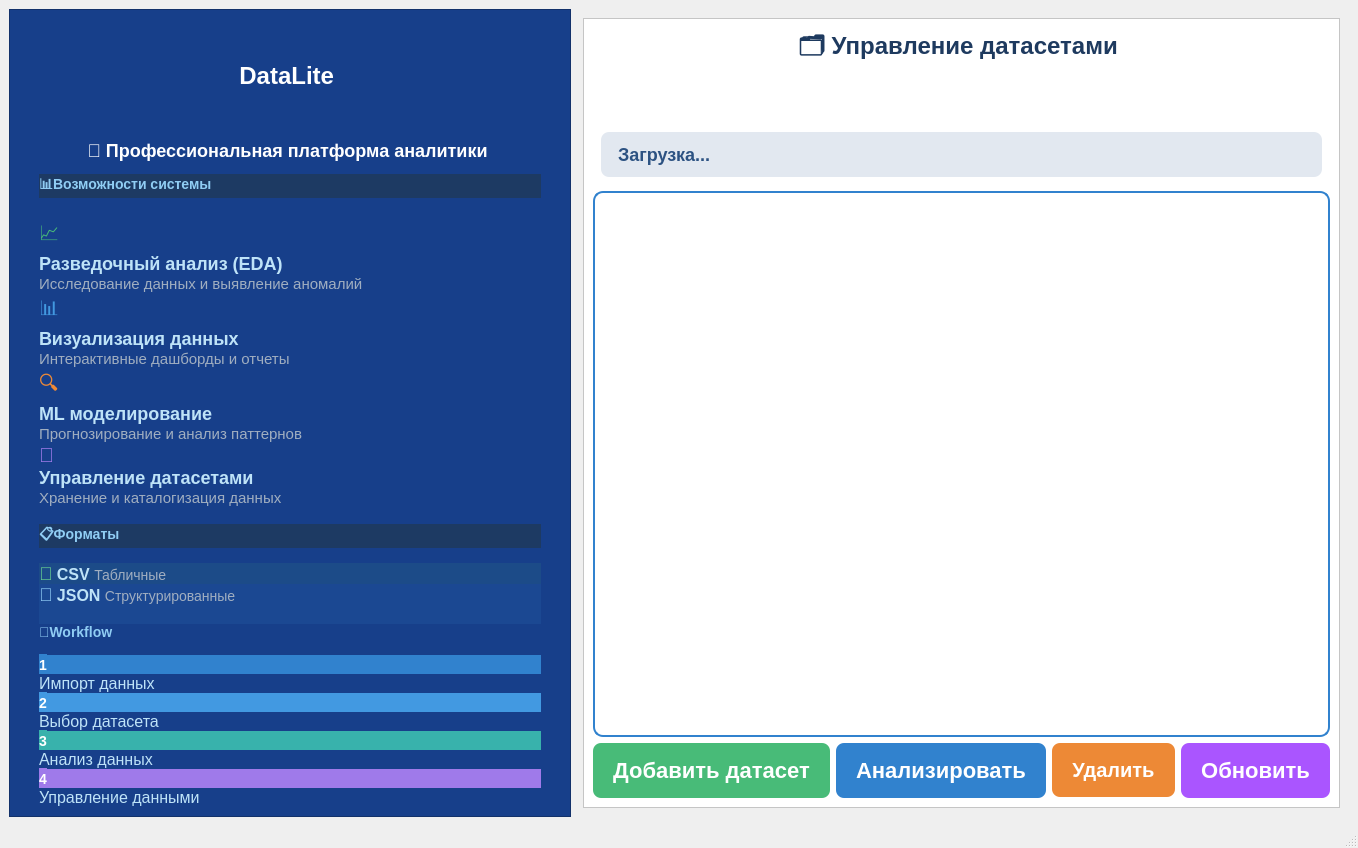
<?xml version="1.0" encoding="UTF-8"?>
<ui version="4.0">
 <class>Platform</class>
 <widget class="QMainWindow" name="Platform">
  <property name="geometry">
   <rect>
    <x>0</x>
    <y>0</y>
    <width>1358</width>
    <height>848</height>
   </rect>
  </property>
  <property name="windowTitle">
   <string>DataLite</string>
  </property>
  <property name="windowIcon">
   <iconset>
    <normaloff>./resource/icon.png</normaloff>./resource/icon.png</iconset>
  </property>
  <widget class="QWidget" name="centralwidget">
   <layout class="QHBoxLayout" name="horizontalLayout" stretch="1,1">
    <property name="spacing">
     <number>3</number>
    </property>
    <item>
     <widget class="QFrame" name="left_panel">
      <property name="sizePolicy">
       <sizepolicy hsizetype="Expanding" vsizetype="Expanding">
        <horstretch>1</horstretch>
        <verstretch>0</verstretch>
       </sizepolicy>
      </property>
      <property name="palette">
       <palette>
        <active>
         <colorrole role="Button">
          <brush brushstyle="SolidPattern">
           <color alpha="255">
            <red>23</red>
            <green>63</green>
            <blue>138</blue>
           </color>
          </brush>
         </colorrole>
         <colorrole role="Base">
          <brush brushstyle="SolidPattern">
           <color alpha="255">
            <red>23</red>
            <green>63</green>
            <blue>138</blue>
           </color>
          </brush>
         </colorrole>
         <colorrole role="Window">
          <brush brushstyle="SolidPattern">
           <color alpha="255">
            <red>23</red>
            <green>63</green>
            <blue>138</blue>
           </color>
          </brush>
         </colorrole>
        </active>
        <inactive>
         <colorrole role="Button">
          <brush brushstyle="SolidPattern">
           <color alpha="255">
            <red>23</red>
            <green>63</green>
            <blue>138</blue>
           </color>
          </brush>
         </colorrole>
         <colorrole role="Base">
          <brush brushstyle="SolidPattern">
           <color alpha="255">
            <red>23</red>
            <green>63</green>
            <blue>138</blue>
           </color>
          </brush>
         </colorrole>
         <colorrole role="Window">
          <brush brushstyle="SolidPattern">
           <color alpha="255">
            <red>23</red>
            <green>63</green>
            <blue>138</blue>
           </color>
          </brush>
         </colorrole>
        </inactive>
        <disabled>
         <colorrole role="Button">
          <brush brushstyle="SolidPattern">
           <color alpha="255">
            <red>23</red>
            <green>63</green>
            <blue>138</blue>
           </color>
          </brush>
         </colorrole>
         <colorrole role="Base">
          <brush brushstyle="SolidPattern">
           <color alpha="255">
            <red>23</red>
            <green>63</green>
            <blue>138</blue>
           </color>
          </brush>
         </colorrole>
         <colorrole role="Window">
          <brush brushstyle="SolidPattern">
           <color alpha="255">
            <red>23</red>
            <green>63</green>
            <blue>138</blue>
           </color>
          </brush>
         </colorrole>
        </disabled>
       </palette>
      </property>
      <property name="autoFillBackground">
       <bool>false</bool>
      </property>
      <property name="styleSheet">
       <string notr="true">QFrame {
background-color: #173F8A;
}</string>
      </property>
      <property name="frameShape">
       <enum>QFrame::StyledPanel</enum>
      </property>
      <property name="frameShadow">
       <enum>QFrame::Raised</enum>
      </property>
      <layout class="QVBoxLayout" name="verticalLayout" stretch="0,0">
       <item>
        <widget class="QLabel" name="label">
         <property name="sizePolicy">
          <sizepolicy hsizetype="Preferred" vsizetype="Minimum">
           <horstretch>0</horstretch>
           <verstretch>0</verstretch>
          </sizepolicy>
         </property>
         <property name="text">
          <string>&lt;h1 style='color: #ffffff; font-size: 28px;'&gt; &lt;b&gt; DataLite &lt;b&gt; &lt;/h1&gt;</string>
         </property>
         <property name="alignment">
          <set>Qt::AlignCenter</set>
         </property>
        </widget>
       </item>
       <item>
        <widget class="QLabel" name="label_2">
         <property name="text">
          <string>&lt;div style='color: #ffffff; font-size: 16px; line-height: 1.6; margin: 20px; font-family: &quot;Segoe UI&quot;, Arial, sans-serif;'&gt;
    &lt;!-- Заголовок --&gt;
    &lt;div style=&quot;background: linear-gradient(135deg, #667eea 0%, #764ba2 100%); padding: 20px; border-radius: 12px; margin-bottom: 25px;&quot;&gt;
        &lt;h2 style=&quot;color: #ffffff; font-size: 24px; font-weight: 600; margin: 0; text-align: center;&quot;&gt;
            🚀 Профессиональная платформа аналитики
        &lt;/h2&gt;
    &lt;/div&gt;

    &lt;!-- Возможности системы --&gt;
    &lt;div style=&quot;background: rgba(30, 58, 95, 0.9); padding: 25px; border-radius: 12px; margin-bottom: 20px; border-left: 5px solid #3182ce;&quot;&gt;
        &lt;h3 style=&quot;color: #90cdf4; font-size: 20px; font-weight: 600; margin: 0 0 20px 0; display: flex; align-items: center;&quot;&gt;
            &lt;span style=&quot;margin-right: 10px;&quot;&gt;📊&lt;/span&gt;Возможности системы
        &lt;/h3&gt;

        &lt;div style=&quot;display: grid; gap: 15px;&quot;&gt;
            &lt;div style=&quot;display: flex; align-items: flex-start; gap: 15px;&quot;&gt;
                &lt;span style=&quot;color: #48bb78; font-size: 20px;&quot;&gt;📈&lt;/span&gt;
                &lt;div&gt;
                    &lt;div style=&quot;color: #bee3f8; font-weight: 600; font-size: 18px;&quot;&gt;Разведочный анализ (EDA)&lt;/div&gt;
                    &lt;div style=&quot;color: #a0aec0; font-size: 15px;&quot;&gt;Исследование данных и выявление аномалий&lt;/div&gt;
                &lt;/div&gt;
            &lt;/div&gt;

            &lt;div style=&quot;display: flex; align-items: flex-start; gap: 15px;&quot;&gt;
                &lt;span style=&quot;color: #4299e1; font-size: 20px;&quot;&gt;📊&lt;/span&gt;
                &lt;div&gt;
                    &lt;div style=&quot;color: #bee3f8; font-weight: 600; font-size: 18px;&quot;&gt;Визуализация данных&lt;/div&gt;
                    &lt;div style=&quot;color: #a0aec0; font-size: 15px;&quot;&gt;Интерактивные дашборды и отчеты&lt;/div&gt;
                &lt;/div&gt;
            &lt;/div&gt;

            &lt;div style=&quot;display: flex; align-items: flex-start; gap: 15px;&quot;&gt;
                &lt;span style=&quot;color: #ed8936; font-size: 20px;&quot;&gt;🔍&lt;/span&gt;
                &lt;div&gt;
                    &lt;div style=&quot;color: #bee3f8; font-weight: 600; font-size: 18px;&quot;&gt;ML моделирование&lt;/div&gt;
                    &lt;div style=&quot;color: #a0aec0; font-size: 15px;&quot;&gt;Прогнозирование и анализ паттернов&lt;/div&gt;
                &lt;/div&gt;
            &lt;/div&gt;

            &lt;div style=&quot;display: flex; align-items: flex-start; gap: 15px;&quot;&gt;
                &lt;span style=&quot;color: #9f7aea; font-size: 20px;&quot;&gt;📁&lt;/span&gt;
                &lt;div&gt;
                    &lt;div style=&quot;color: #bee3f8; font-weight: 600; font-size: 18px;&quot;&gt;Управление датасетами&lt;/div&gt;
                    &lt;div style=&quot;color: #a0aec0; font-size: 15px;&quot;&gt;Хранение и каталогизация данных&lt;/div&gt;
                &lt;/div&gt;
            &lt;/div&gt;
        &lt;/div&gt;
    &lt;/div&gt;
	&lt;br&gt;
    &lt;!-- Форматы и Workflow в одной строке --&gt;
    &lt;div style=&quot;display: grid; grid-template-columns: 1fr 1fr; gap: 20px; margin-bottom: 20px;&quot;&gt;
        &lt;!-- Поддерживаемые форматы --&gt;
        &lt;div style=&quot;background: rgba(30, 58, 95, 0.9); padding: 20px; border-radius: 12px; border-left: 5px solid #48bb78;&quot;&gt;
            &lt;h3 style=&quot;color: #90cdf4; font-size: 20px; font-weight: 600; margin: 0 0 15px 0; display: flex; align-items: center;&quot;&gt;
                &lt;span style=&quot;margin-right: 10px;&quot;&gt;📋&lt;/span&gt;Форматы
            &lt;/h3&gt;

            &lt;div style=&quot;display: flex; flex-direction: column; gap: 12px;&quot;&gt;
                &lt;div style=&quot;display: flex; align-items: center; gap: 12px; padding: 12px; background: rgba(72, 187, 120, 0.1); border-radius: 8px;&quot;&gt;
                    &lt;span style=&quot;color: #68d391; font-size: 18px;&quot;&gt;📄&lt;/span&gt;
                    &lt;span style=&quot;color: #bee3f8; font-weight: 600; font-size: 16px;&quot;&gt;CSV&lt;/span&gt;
                    &lt;span style=&quot;color: #a0aec0; font-size: 14px; margin-left: auto;&quot;&gt;Табличные&lt;/span&gt;
                &lt;/div&gt;

                &lt;div style=&quot;display: flex; align-items: center; gap: 12px; padding: 12px; background: rgba(66, 153, 225, 0.1); border-radius: 8px;&quot;&gt;
                    &lt;span style=&quot;color: #90cdf4; font-size: 18px;&quot;&gt;📑&lt;/span&gt;
                    &lt;span style=&quot;color: #bee3f8; font-weight: 600; font-size: 16px;&quot;&gt;JSON&lt;/span&gt;
                    &lt;span style=&quot;color: #a0aec0; font-size: 14px; margin-left: auto;&quot;&gt;Структурированные&lt;/span&gt;
                &lt;/div&gt;
            &lt;/div&gt;
        &lt;/div&gt;
	&lt;br&gt;

        &lt;!-- Workflow --&gt;
        &lt;div style=&quot;background: linear-gradient(135deg, #2c5282 0%, #1a365d 100%); padding: 20px; border-radius: 12px;&quot;&gt;
            &lt;h3 style=&quot;color: #90cdf4; font-size: 20px; font-weight: 600; margin: 0 0 15px 0; display: flex; align-items: center;&quot;&gt;
                &lt;span style=&quot;margin-right: 10px;&quot;&gt;💡&lt;/span&gt;Workflow
            &lt;/h3&gt;

            &lt;div style=&quot;display: flex; flex-direction: column; gap: 12px;&quot;&gt;
                &lt;div style=&quot;display: flex; align-items: center; gap: 12px;&quot;&gt;
                    &lt;div style=&quot;width: 28px; height: 28px; background: #3182ce; border-radius: 50%; display: flex; align-items: center; justify-content: center; font-weight: bold; color: white; font-size: 14px;&quot;&gt;1&lt;/div&gt;
                    &lt;div style=&quot;color: #bee3f8; font-size: 16px;&quot;&gt;Импорт данных&lt;/div&gt;
                &lt;/div&gt;

                &lt;div style=&quot;display: flex; align-items: center; gap: 12px;&quot;&gt;
                    &lt;div style=&quot;width: 28px; height: 28px; background: #4299e1; border-radius: 50%; display: flex; align-items: center; justify-content: center; font-weight: bold; color: white; font-size: 14px;&quot;&gt;2&lt;/div&gt;
                    &lt;div style=&quot;color: #bee3f8; font-size: 16px;&quot;&gt;Выбор датасета&lt;/div&gt;
                &lt;/div&gt;

                &lt;div style=&quot;display: flex; align-items: center; gap: 12px;&quot;&gt;
                    &lt;div style=&quot;width: 28px; height: 28px; background: #38b2ac; border-radius: 50%; display: flex; align-items: center; justify-content: center; font-weight: bold; color: white; font-size: 14px;&quot;&gt;3&lt;/div&gt;
                    &lt;div style=&quot;color: #bee3f8; font-size: 16px;&quot;&gt;Анализ данных&lt;/div&gt;
                &lt;/div&gt;

                &lt;div style=&quot;display: flex; align-items: center; gap: 12px;&quot;&gt;
                    &lt;div style=&quot;width: 28px; height: 28px; background: #9f7aea; border-radius: 50%; display: flex; align-items: center; justify-content: center; font-weight: bold; color: white; font-size: 14px;&quot;&gt;4&lt;/div&gt;
                    &lt;div style=&quot;color: #bee3f8; font-size: 16px;&quot;&gt;Управление данными&lt;/div&gt;
                &lt;/div&gt;
            &lt;/div&gt;
        &lt;/div&gt;
    &lt;/div&gt;
&lt;/div&gt;</string>
         </property>
        </widget>
       </item>
      </layout>
     </widget>
    </item>
    <item>
     <widget class="QStackedWidget" name="stackedWidget">
      <property name="currentIndex">
       <number>0</number>
      </property>
      <widget class="QWidget" name="main_page">
       <layout class="QVBoxLayout" name="verticalLayout_3">
        <item>
         <widget class="QFrame" name="right_panel">
          <property name="sizePolicy">
           <sizepolicy hsizetype="Expanding" vsizetype="Expanding">
            <horstretch>1</horstretch>
            <verstretch>0</verstretch>
           </sizepolicy>
          </property>
          <property name="autoFillBackground">
           <bool>false</bool>
          </property>
          <property name="styleSheet">
           <string notr="true">QFrame {
background-color: #ffffff;
}</string>
          </property>
          <property name="frameShape">
           <enum>QFrame::StyledPanel</enum>
          </property>
          <property name="frameShadow">
           <enum>QFrame::Raised</enum>
          </property>
          <layout class="QVBoxLayout" name="verticalLayout_2">
           <item>
            <widget class="QLabel" name="label_3">
             <property name="text">
              <string>&lt;h1 style='color: #1e3a5f; margin: 20px; font-size: 32px;'&gt; 🗂️ Управление датасетами &lt;h1&gt;</string>
             </property>
             <property name="alignment">
              <set>Qt::AlignCenter</set>
             </property>
            </widget>
           </item>
           <item>
            <widget class="QLabel" name="stats_label">
             <property name="styleSheet">
              <string notr="true">color: #2c5282;
font-size: 18px;
margin: 8px;
padding: 12px;
background-color: #e2e8f0;
border-radius: 8px;
font-weight: bold;</string>
             </property>
             <property name="text">
              <string>Загрузка...</string>
             </property>
            </widget>
           </item>
           <item>
            <widget class="QListWidget" name="file_list">
             <property name="styleSheet">
              <string notr="true">QListWidget {
                background-color: white;
                color: #1a202c;
                border: 2px solid #3182ce;
                border-radius: 10px;
                font-size: 16px;
                font-family: &quot;Segoe UI&quot;, Arial, sans-serif;
            }
 QListWidget::item {
                padding: 15px;
                border-bottom: 2px solid #e2e8f0;
                font-size: 15px;
            }
QListWidget::item:selected {
                background-color: #3182ce;
                color: white;
                border-radius: 8px;
                font-weight: bold;
            }</string>
             </property>
            </widget>
           </item>
           <item>
            <layout class="QHBoxLayout" name="horizontalLayout_2">
             <item>
              <widget class="QPushButton" name="add_button">
               <property name="styleSheet">
                <string notr="true">QPushButton {
                    background-color: #48bb78;
                    color: white;
                    border: none;
                    padding: 15px 20px;
                    border-radius: 8px;
                    font-weight: bold;
                    font-size: 22px;
                }
QPushButton:hover {
                    background-color: #3c9e65;
                }
QPushButton:pressed {
                    background-color: #286a43;
                }
QPushButton:disabled {
    background: #a0aec0;
    color: #e2e8f0;
}</string>
               </property>
               <property name="text">
                <string>Добавить датасет</string>
               </property>
              </widget>
             </item>
             <item>
              <widget class="QPushButton" name="open_button">
               <property name="styleSheet">
                <string notr="true">QPushButton {
                    background-color: #3182ce;
                    color: white;
                    border: none;
                    padding: 15px 20px;
                    border-radius: 8px;
                    font-weight: bold;
                    font-size: 22px;
                }
QPushButton:hover {
                    background-color: rgb(37, 100, 159);
                }
QPushButton:pressed {
                    background-color: rgb(25, 68, 109);
                }
QPushButton:disabled {
    background: #a0aec0;
    color: #e2e8f0;
}</string>
               </property>
               <property name="text">
                <string>Анализировать</string>
               </property>
              </widget>
             </item>
             <item>
              <widget class="QPushButton" name="delete_button">
               <property name="styleSheet">
                <string notr="true">QPushButton {
                    background-color: #ed8936;
                    color: white;
                    border: none;
                    padding: 15px 20px;
                    border-radius: 8px;
                    font-weight: bold;
                    font-size: 20px;
                }
QPushButton:hover {
                    background-color: rgb(195, 112, 44);
                }
QPushButton:pressed {
                    background-color: rgb(176, 101, 40);
                }
QPushButton:disabled {
    background: #a0aec0;
    color: #e2e8f0;
}</string>
               </property>
               <property name="text">
                <string>Удалить</string>
               </property>
              </widget>
             </item>
             <item>
              <widget class="QPushButton" name="update_button">
               <property name="styleSheet">
                <string notr="true">QPushButton {
                    background-color: rgb(170, 85, 255);
                    color: white;
                    border: none;
                    padding: 15px 20px;
                    border-radius: 8px;
                    font-weight: bold;
                    font-size: 22px;
                }
QPushButton:hover {
                    background-color: rgb(121, 0, 182);
                }
QPushButton:pressed {
                    background-color: rgb(117, 0, 176);
                }
QPushButton:disabled {
    background: #a0aec0;
    color: #e2e8f0;
}</string>
               </property>
               <property name="text">
                <string>Обновить</string>
               </property>
              </widget>
             </item>
            </layout>
           </item>
          </layout>
         </widget>
        </item>
       </layout>
      </widget>
      <widget class="QWidget" name="analysis_page">
       <layout class="QVBoxLayout" name="verticalLayout_4">
        <item>
         <widget class="QFrame" name="frame">
          <property name="sizePolicy">
           <sizepolicy hsizetype="Expanding" vsizetype="Expanding">
            <horstretch>0</horstretch>
            <verstretch>0</verstretch>
           </sizepolicy>
          </property>
          <property name="styleSheet">
           <string notr="true">QFrame {
    background-color: #ffffff;
    border-radius: 12px;
}</string>
          </property>
          <property name="frameShape">
           <enum>QFrame::StyledPanel</enum>
          </property>
          <property name="frameShadow">
           <enum>QFrame::Raised</enum>
          </property>
          <layout class="QVBoxLayout" name="verticalLayout_5">
           <item>
            <widget class="QLabel" name="label_4">
             <property name="text">
              <string>&lt;h1 style='color: #1e3a5f; margin: 20px; text-align: center; font-size: 26px;'&gt; 🔧 Инструменты анализа &lt;/h1&gt;</string>
             </property>
             <property name="alignment">
              <set>Qt::AlignCenter</set>
             </property>
            </widget>
           </item>
           <item>
            <layout class="QGridLayout" name="gridLayout">
             <item row="0" column="0">
              <widget class="QPushButton" name="preprocessing_button">
               <property name="enabled">
                <bool>true</bool>
               </property>
               <property name="minimumSize">
                <size>
                 <width>250</width>
                 <height>140</height>
                </size>
               </property>
               <property name="styleSheet">
                <string notr="true">QPushButton {
    background: qlineargradient(x1: 0, y1: 0, x2: 0, y2: 1,
                                stop: 0 #4CAF50, stop: 1 #45a049);
    color: white;
    border: none;
    border-radius: 18px;
    font-weight: bold;
    font-size: 24px;
    padding: 25px;
}
QPushButton:hover {
    background: qlineargradient(x1: 0, y1: 0, x2: 0, y2: 1,
                                stop: 0 #45a049, stop: 1 #3d8b40);
}
QPushButton:pressed {
    background: qlineargradient(x1: 0, y1: 0, x2: 0, y2: 1,
                                stop: 0 #3d8b40, stop: 1 #357c38);
}
QPushButton:disabled {
    background: #a0aec0;
    color: #e2e8f0;
}</string>
               </property>
               <property name="text">
                <string> Предобработка данных</string>
               </property>
              </widget>
             </item>
             <item row="0" column="1">
              <widget class="QPushButton" name="visualization_button">
               <property name="minimumSize">
                <size>
                 <width>250</width>
                 <height>140</height>
                </size>
               </property>
               <property name="styleSheet">
                <string notr="true">QPushButton {
    background: qlineargradient(x1: 0, y1: 0, x2: 0, y2: 1,
                                stop: 0 #2196F3, stop: 1 #1976D2);
    color: white;
    border: none;
    border-radius: 18px;
    font-weight: bold;
    font-size: 24px;
    padding: 25px;
}
QPushButton:hover {
    background: qlineargradient(x1: 0, y1: 0, x2: 0, y2: 1,
                                stop: 0 #1976D2, stop: 1 #1565C0);
}
QPushButton:pressed {
    background: qlineargradient(x1: 0, y1: 0, x2: 0, y2: 1,
                                stop: 0 #1565C0, stop: 1 #0D47A1);
}
QPushButton:disabled {
    background: #a0aec0;
    color: #e2e8f0;
}</string>
               </property>
               <property name="text">
                <string> Визуализация</string>
               </property>
              </widget>
             </item>
             <item row="1" column="0">
              <widget class="QPushButton" name="modeling_button">
               <property name="minimumSize">
                <size>
                 <width>250</width>
                 <height>140</height>
                </size>
               </property>
               <property name="styleSheet">
                <string notr="true">QPushButton {
    background: qlineargradient(x1: 0, y1: 0, x2: 0, y2: 1,
                                stop: 0 #FF9800, stop: 1 #F57C00);
    color: white;
    border: none;
    border-radius: 18px;
    font-weight: bold;
    font-size: 24px;
    padding: 25px;
}
QPushButton:hover {
    background: qlineargradient(x1: 0, y1: 0, x2: 0, y2: 1,
                                stop: 0 #F57C00, stop: 1 #EF6C00);
}
QPushButton:pressed {
    background: qlineargradient(x1: 0, y1: 0, x2: 0, y2: 1,
                                stop: 0 #EF6C00, stop: 1 #E65100);
}
QPushButton:disabled {
    background: #a0aec0;
    color: #e2e8f0;
}</string>
               </property>
               <property name="text">
                <string>Моделирование</string>
               </property>
              </widget>
             </item>
             <item row="1" column="1">
              <widget class="QPushButton" name="back_button">
               <property name="minimumSize">
                <size>
                 <width>250</width>
                 <height>140</height>
                </size>
               </property>
               <property name="styleSheet">
                <string notr="true">QPushButton {
    background: qlineargradient(x1: 0, y1: 0, x2: 0, y2: 1,
                                stop: 0 #9C27B0, stop: 1 #7B1FA2);
    color: white;
    border: none;
    border-radius: 18px;
    font-weight: bold;
    font-size: 24px;
    padding: 25px;
}
QPushButton:hover {
    background: qlineargradient(x1: 0, y1: 0, x2: 0, y2: 1,
                                stop: 0 #7B1FA2, stop: 1 #6A1B9A);
}
QPushButton:pressed {
    background: qlineargradient(x1: 0, y1: 0, x2: 0, y2: 1,
                                stop: 0 #6A1B9A, stop: 1 #4A148C);
}
QPushButton:disabled {
    background: #a0aec0;
    color: #e2e8f0;
}</string>
               </property>
               <property name="text">
                <string>Назад</string>
               </property>
              </widget>
             </item>
            </layout>
           </item>
          </layout>
         </widget>
        </item>
       </layout>
      </widget>
     </widget>
    </item>
   </layout>
  </widget>
  <widget class="QMenuBar" name="menubar">
   <property name="geometry">
    <rect>
     <x>0</x>
     <y>0</y>
     <width>1358</width>
     <height>26</height>
    </rect>
   </property>
  </widget>
  <widget class="QStatusBar" name="statusbar"/>
 </widget>
 <resources>
  <include location="../resource/img.qrc"/>
 </resources>
 <connections/>
</ui>
